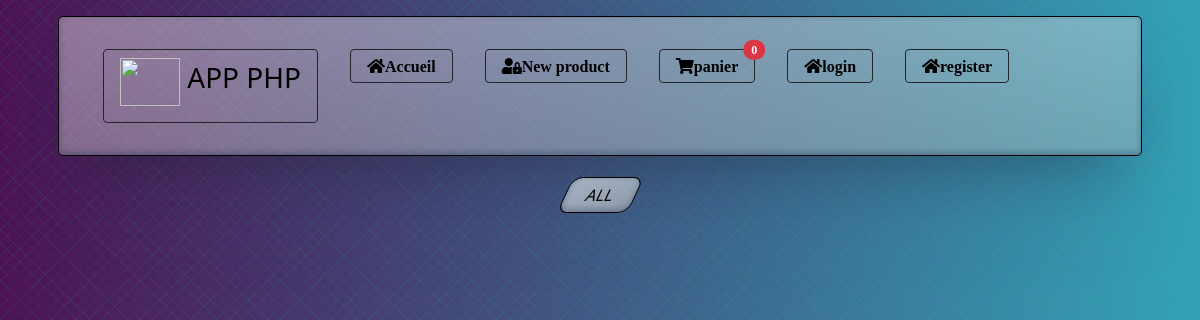
The app's page /, older data.
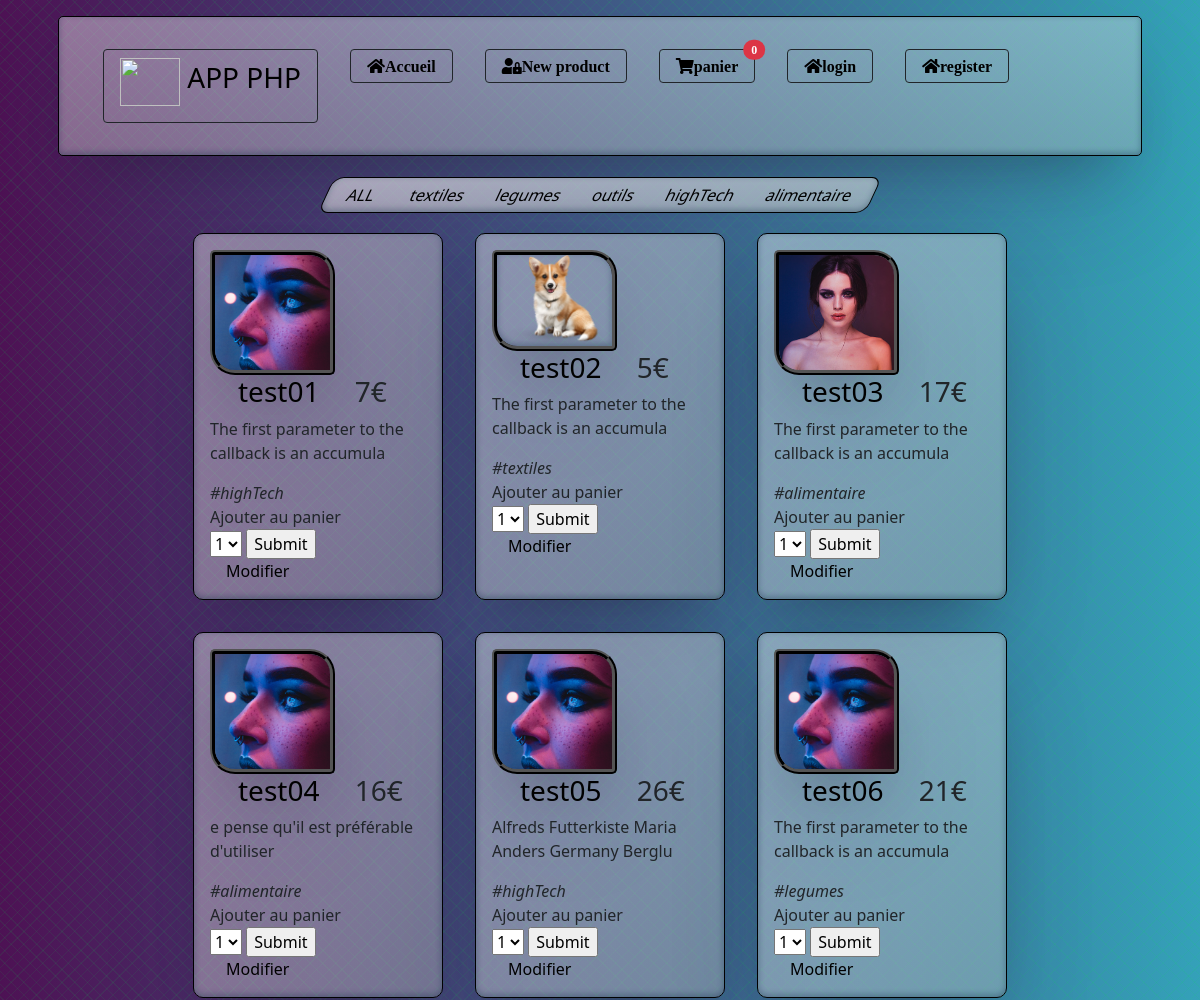
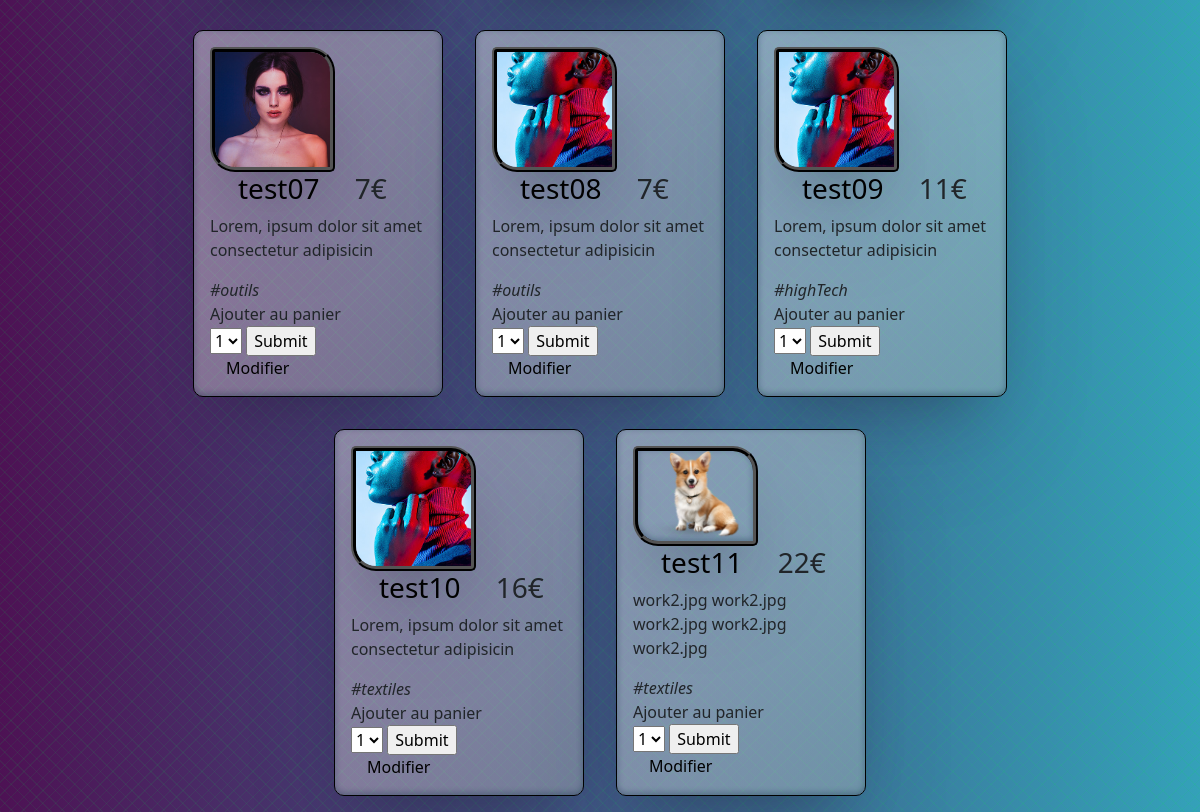
The same page, newer data (2 pictures, top to bottom).
### tables this page shows
CREATE TABLE IF NOT EXISTS `categorie` (
  `id_categorie` int(11) NOT NULL AUTO_INCREMENT,
  `name_categorie` varchar(50) DEFAULT NULL,
  PRIMARY KEY (`id_categorie`)
);

CREATE TABLE IF NOT EXISTS `product` (
  `id` int(11) NOT NULL AUTO_INCREMENT,
  `name` varchar(50) DEFAULT NULL,
  `description` text,
  `price` float DEFAULT NULL,
  `img` varchar(50) DEFAULT NULL,
  `categorie` int(11) DEFAULT NULL,
  PRIMARY KEY (`id`),
  KEY `categorie` (`categorie`),
  CONSTRAINT `FK_product_categorie` FOREIGN KEY (`categorie`) REFERENCES `categorie` (`id_categorie`)
);

### functions.php (called while the page is built, shortened)
<?php
    function getFullQtt(): int
    {
        if(isset($_SESSION['products']) && !empty($_SESSION['products'])){
            return array_reduce($_SESSION["products"], function($acc, $prod){
                return $acc + $prod["qtt"];
            }, 0);
        }
        else return 0;
    }
            ?>

### db-function.php (called while the page is built, shortened)
<?php
function connexion()
{
    $dsn = "mysql:dbname=" . BASE . ";host=" . SERVER;
    $options = [
        \PDO::ATTR_ERRMODE => \PDO::ERRMODE_EXCEPTION,
        \PDO::ATTR_DEFAULT_FETCH_MODE => \PDO::FETCH_ASSOC,
        \PDO::MYSQL_ATTR_INIT_COMMAND => 'SET NAMES utf8',
    ];
    try {
        $db = new \PDO($dsn, USER, PASSWD, $options);
    } catch (PDOException $e) {
        printf("Échec de la connexion : %s\n", $e->getMessage());
        exit();
    }
    return $db;
}
function findAll()
{
    $sql = "SELECT * FROM product p INNER JOIN categorie c ON p.categorie=c.id_categorie";
    $stmt = connexion()->query($sql);
    return ($stmt->fetchAll());
}
function findAllCategorie()
{
    $sql = "SELECT * FROM categorie";
    $stmt = connexion()->query($sql);
    return ($stmt->fetchAll());
}

### vignette.php (the view, shortened to what this page needs)
<?php echo "<div class='figure box ". $affichage." ";
if (isset($row['name_categorie'])) echo  $row['name_categorie'] ;
echo"'><img class='vignette' src='img/" . $row['img'] . "' width=200>";
echo "<div><h3><a  href='product.php?id=" . $row['id'] . "'>" . $row['name'] ." ". "</a>" . $row['price'] . "€</h3></div><div><p>" . $row['description'] . "</p></div>";
if (isset($row['name_categorie'])) echo '<em>#'. $row['name_categorie']."</em>" ;
echo "<form method='POST' action='traitement.php?action=addProd&id=" . $row['id'] . "'>";
?>
<label>Ajouter au panier</label>
<div>
<select  id="Qadd" name="Qadd" value='1'>
    <option value="1">1</option>
</select>
<input   type="submit"></div>
</form><?php
echo "<a href='admin.php?id=".$row['id']."'>Modifier</a>"; ?>
</div><br>

### menu.php (shortened to what this page needs)
<?php session_start();
require_once("db-function.php");
require_once("functions.php");
?>
<!DOCTYPE html>
<html lang="en">
<head>
    <link href="https://cdn.jsdelivr.net/npm/bootstrap@5.1.3/dist/css/bootstrap.min.css" rel="stylesheet">
    <link rel="stylesheet" href="https://cdnjs.cloudflare.com/ajax/libs/font-awesome/5.15.4/css/all.min.css" />
    <link rel="stylesheet" href="CSS/style.css">
</head>
<body>
    <div class="container">
        <header>
            <div class="container">
                <ul class="nav container-fluid">
                    <li class="nav-item">
                        <a class=" nav-link btn btn-outline-dark" aria-current="page" href="index.php">
                            <h3><img src="img/logo.svg" alt="" width="60" height="48" class="d-inline-block align-text-top">
                                APP PHP</h3>
                        </a>
                    </li>
                    <li class="nav-item">
                        <a class="nav-link fas fa-home  btn btn-outline-dark" aria-current="page" data-bs-toggle="tooltip" data-bs-placement="bottom" title="Accueil" href="index.php">Accueil</a>
                    </li>
                    <li class="nav-item">
                        <a class="nav-link fas fa-user-lock btn btn-outline-dark" href="admin.php" data-bs-toggle="tooltip" data-bs-placement="bottom" title="Nouveau produit">New product</a>
                    </li>
                    <li class="nav-item">
                        <a class="nav-link fas fa-shopping-cart btn btn-outline-dark position-relative" href="recap.php" data-bs-toggle="tooltip" data-bs-placement="bottom" title="Panier"><span class="position-absolute top-0 start-100 translate-middle badge rounded-pill bg-danger"><?= getFullQtt() ?></span>panier</a>
                    </li>
                    <li class="nav-item">
                        <a class="nav-link fas fa-home  btn btn-outline-dark" aria-current="page" data-bs-toggle="tooltip" data-bs-placement="bottom" title="Login" href="login.php">login</a>
                    </li>
                    <li class="nav-item">
                        <a class="nav-link fas fa-home  btn btn-outline-dark" aria-current="page" data-bs-toggle="tooltip" data-bs-placement="bottom" title="Register" href="register.php">register</a>
                    </li>
                </ul>
            </div>
        </header>
    </div>

### index.php
<?php
include "menu.php";
$loop = findAllCategorie();
if (!isset($_GET['id']) || empty($_GET['id'])) {
?> <div class="container">
    <div class=" menu box">
        <nav id="gallery-menu" class="side-spaced">
            <div id="gallery-filters"><a class="active" href="#">ALL</a>
                <?php foreach ($loop as $index => $id_categorie) {
                    echo '<a href="#" data-type=';
                    if (!isset($_GET['id']) || empty($_GET['id'])) {
                        echo $id_categorie['name_categorie'] . ">";
                    }
                    if (!isset($_GET['id']) || empty($_GET['id'])) {
                        echo $id_categorie['name_categorie'] . "</a>";
                    }
                }
                ?>
            </div>
        </nav>
    </div></div>
<?php } ?>
<div id="gallery" class="container main">
    <?php
    $affichage = " card";
    foreach (findAll() as $row) {
        $row['description'] = substr($row['description'], 0, 50);
        include "vignette.php";
    } ?>
</div>
<?php include "footer.php"; ?>

### footer.php (shortened to what this page needs)
<script src="JS/main.js"></script></body>
</html>

### CSS/style.css (style rules this page uses)
* { box-sizing: border-box; }
body { margin: 0; background-image: repeating-linear-gradient(135deg, rgba(4, 229, 71,0.08) 0px, rgba(4, 229, 71,0.08) 1px,transparent 1px, transparent 9px),repeating-linear-gradient(45deg, rgba(4, 229, 71,0.08) 0px, rgba(4, 229, 71,0.08) 1px,transparent 1px, transparent 9px),linear-gradient(90deg, rgb(77, 18, 84),rgb(52, 161, 185)); }
.nav-link { margin-left: 1em; color: black; text-decoration: none; }
a { margin: 1em; color: black; text-decoration: none; }
header { width: 100%; margin: 1em; padding: 1em; color: rgb(0, 0, 0); text-decoration: none; text-decoration: white; border: 1px solid black; border-radius: 5px; background-image: linear-gradient(to right bottom, rgba(255, 255, 255, 0.4),rgba(185, 184, 184, 0.4)); box-shadow: rgba(50, 50, 93, 0.25) 0px 50px 100px -20px, rgba(0, 0, 0, 0.3) 0px 30px 60px -30px, rgba(10, 37, 64, 0.35) 0px -2px 6px 0px inset; }
.container { display:flex; flex-direction: row; flex-wrap: wrap; justify-content: center; }
.box { background-color: rgba(255, 255, 255, 0); background-image: linear-gradient(to right bottom, rgba(255, 255, 255, 0.4 ),rgba(185, 184, 184, 0.4)); margin: 1em; padding: 1em; border-radius: 10px; border: 1px solid black; box-shadow: rgba(50, 50, 93, 0.25) 0px 50px 100px -20px, rgba(0, 0, 0, 0.3) 0px 30px 60px -30px, rgba(10, 37, 64, 0.35) 0px -2px 6px 0px inset; }
.vignette { border: 5px ridge rgb(0, 0, 0); border-radius: 5px 25px; box-shadow: rgba(50, 50, 93, 0.25) 0px 50px 100px -20px, rgba(0, 0, 0, 0.3) 0px 30px 60px -30px, rgba(10, 37, 64, 0.35) 0px -2px 6px 0px inset; }
.card { width: 250px; }
.card>.vignette { width: 125px; }
.main { padding-left: 5%; padding-right: 5%; }
#gallery { display: flex; }
#gallery .figure { display:initial; }
#gallery-menu { display: flex; justify-content: space-between; }
.container .menu { margin: 0.3em; padding: 0.3em; width: fit-content; text-decoration: blanchedalmond; color: white; background-color: rgba(255, 255, 255, 0.267); transform: skewX(-25deg); }

Row changes from the older to the newer data that the page shows:
added categorie: name_categorie "textiles"
added categorie: name_categorie "legumes"
added categorie: name_categorie "outils"
added categorie: name_categorie "highTech"
added categorie: name_categorie "alimentaire"
added product: img (picture), name "test01", price "7", description "The first parameter to the callback is an accumula", categorie.name_categorie "highTech"
added product: img (picture), name "test02", price "5", description "The first parameter to the callback is an accumula", categorie.name_categorie "textiles"
added product: img (placeholder picture), name "test03", price "17", description "The first parameter to the callback is an accumula", categorie.name_categorie "alimentaire"
added product: img (picture), name "test04", price "16", description "e pense qu'il est préférable d'utiliser", categorie.name_categorie "alimentaire"
added product: img (picture), name "test05", price "26", description "Alfreds Futterkiste Maria Anders Germany Berglu", categorie.name_categorie "highTech"
added product: img (picture), name "test06", price "21", description "The first parameter to the callback is an accumula", categorie.name_categorie "legumes"
added product: img (placeholder picture), name "test07", price "7", description "Lorem, ipsum dolor sit amet consectetur adipisicin", categorie.name_categorie "outils"
added product: img (picture), name "test08", price "7", description "Lorem, ipsum dolor sit amet consectetur adipisicin", categorie.name_categorie "outils"
added product: img (picture), name "test09", price "11", description "Lorem, ipsum dolor sit amet consectetur adipisicin", categorie.name_categorie "highTech"
added product: img (picture), name "test10", price "16", description "Lorem, ipsum dolor sit amet consectetur adipisicin", categorie.name_categorie "textiles"
added product: img (picture), name "test11", price "22", description "work2.jpg work2.jpg work2.jpg work2.jpg work2.jpg", categorie.name_categorie "textiles"
